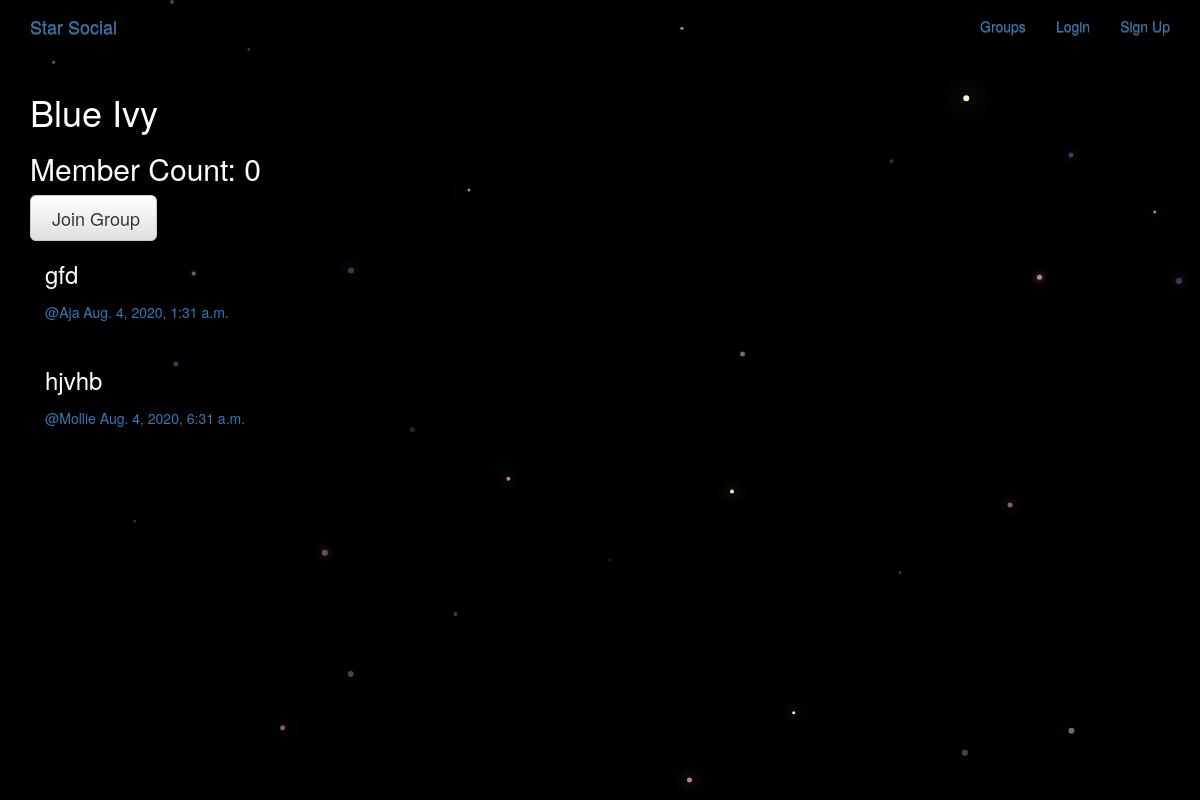
Screenshot of /groups/posts/in/blue-ivy/ with the database file from the repository.
### groups/models.py (models this page shows, shortened)
class Group(models.Model):
    name = models.CharField(max_length=255,unique=True)
    slug = models.SlugField(allow_unicode=True,unique=True)
    description = models.TextField(blank=True,default='')
    description_html = models.TextField(editable=False,default='',blank=True)
    members = models.ManyToManyField(User, through='GroupMember')
    class Meta:
        ordering = ['name']

### posts/models.py (models this page shows, shortened)
class Post(models.Model):
    user = models.ForeignKey(User,related_name='posts',on_delete=models.CASCADE)
    created_at = models.DateTimeField(auto_now=True)
    message = models.TextField()
    message_html = models.TextField(editable=False)
    group = models.ForeignKey(Group, related_name='posts',null=True,blank=True,on_delete=models.CASCADE)
    class Meta:
        ordering = ['created_at']
        unique_together = ['user', 'message']

### groups/views.py (the view)
# urls.py: path("posts/in/<slug:slug>/",views.SingleGroup.as_view(),name='single'),
class SingleGroup(generic.DetailView):
    model = Group

### groups/templates/groups/group_detail.html
{% extends 'groups/group_base.html' %}
{% block pregroup %}
<h1>{{group.name}}</h1>
<h2>Member Count: {{group.members.count }}</h2>
<div class="content">
  {% if user in group.members.all %}
  <a href="{% url 'groups:leave' slug=group.slug %}"
      class= 'btn btn-lg bth-fill btn-warning'>
      <span class='glyphicon-remove-circle'></span>Leave Group</a>
  {% else %}
  <a href="{% url 'groups:join' slug=group.slug %}"
      class= 'btn btn-lg bth-fill btn-default'>
      <span class='glyphicon-ok-circle'></span>Join Group</a>
  {% endif %}
</div>
{% endblock %}
{% block group_content %}
<div class="col-md-8">
  {% if group.posts.count == 0 %}
  <h2>No Post Yet!</h2>
    {% else %}
      {% for post in group.posts.all %}
      {% include 'posts/_post.html' %}
      {% endfor %}
  {% endif %}
</div>
{% endblock %}

### posts/templates/posts/_post.html (shortened to what this page needs)
<div class="post media">
  <h3>{{post.message_html|safe}}</h3>
  <div class="media-body">
    <span class="username">
    <a href="{% url 'posts:for_user' username=post.user.username %}">@{{post.user.username}}</a>
  </span>
  <time class='time'>
  <a href="{% url 'posts:single' username=post.user.username pk=post.pk %}">{{post.created_at}}</a>
  </time>
  </div>
</div>

### static/simplesocial/css/master.css (style rules this page uses)
body { margin: 0; overflow: hidden; background-color: black; color:white; }

### rows the page displays
Group: name "Blue Ivy", members.count "0"
Post: message_html "gfd", user.username "Aja", created_at "Aug. 4, 2020, 1:31 a.m."
Post: message_html "hjvhb", user.username "Mollie", created_at "Aug. 4, 2020, 6:31 a.m."
